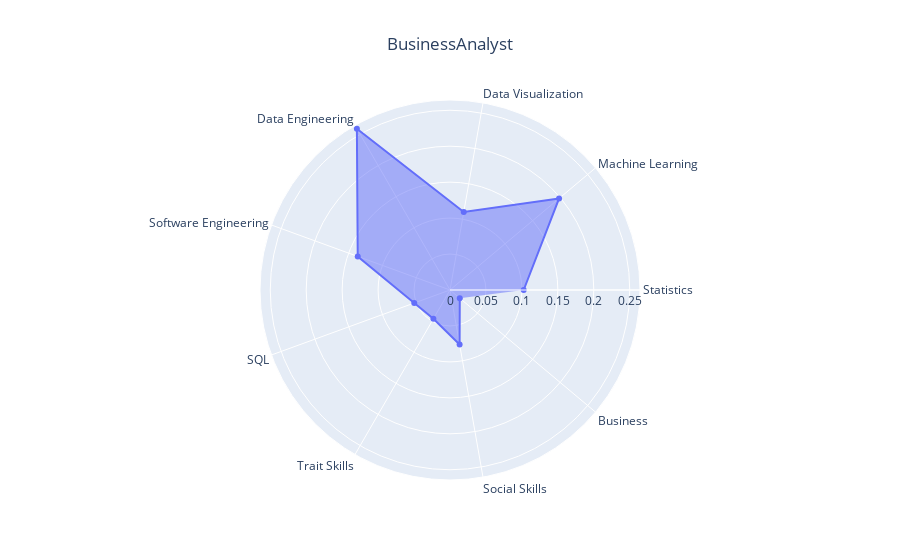
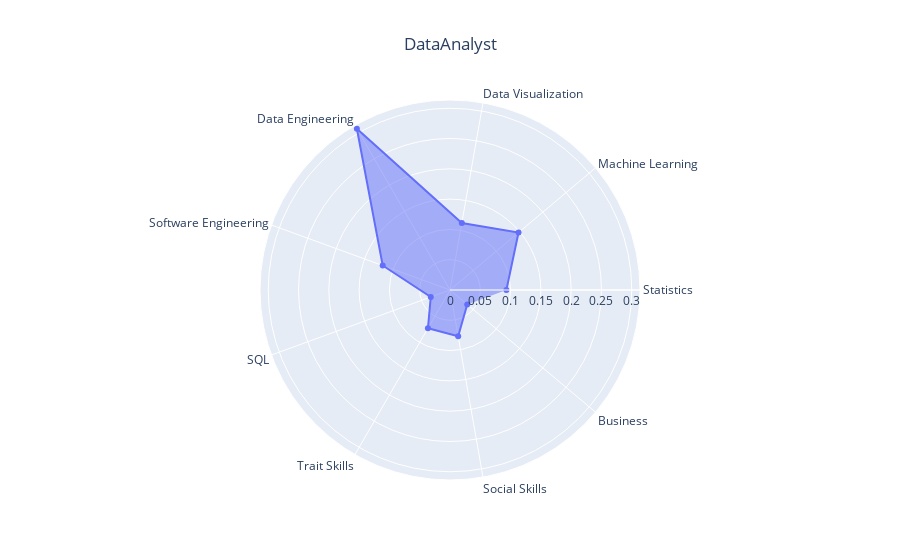
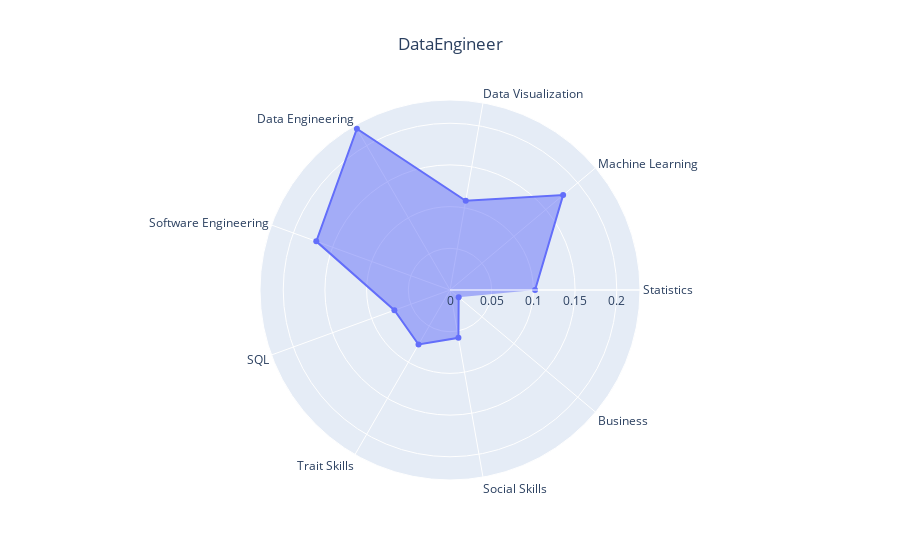
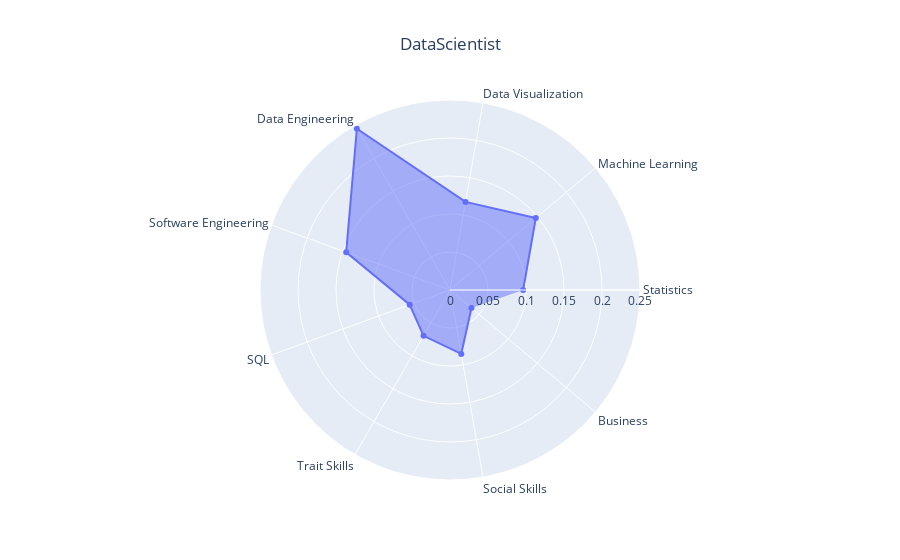

The notebook cell saved with these charts, in order:
### Code cell
## Radar plot by skill importance
for row in job_skill_importance.index:
    radar_plot(df=job_skill_importance, row=row)

### Figure 1 — Plotly figure (JSON) as saved in the notebook; plotly's stock layout.template omitted (floating-point values rounded to 4 significant figures)
{"data": [{"fill": "toself", "r": [0.1025, 0.198, 0.1101, 0.259, 0.1366, 0.05291, 0.04621, 0.07689, 0.01773], "theta": ["Statistics", "Machine Learning", "Data Visualization", "Data Engineering", "Software Engineering", "SQL", "Trait Skills", "Social Skills", "Business"], "type": "scatterpolar"}], "layout": {"polar": {"radialaxis": {"visible": true}}, "showlegend": false, "title": {"text": "BusinessAnalyst", "x": 0.5}}}

### Figure 2 — Plotly figure (JSON) as saved in the notebook; plotly's stock layout.template omitted (floating-point values rounded to 4 significant figures)
{"data": [{"fill": "toself", "r": [0.09308, 0.1477, 0.1122, 0.3074, 0.1182, 0.03378, 0.07286, 0.07755, 0.03711], "theta": ["Statistics", "Machine Learning", "Data Visualization", "Data Engineering", "Software Engineering", "SQL", "Trait Skills", "Social Skills", "Business"], "type": "scatterpolar"}], "layout": {"polar": {"radialaxis": {"visible": true}}, "showlegend": false, "title": {"text": "DataAnalyst", "x": 0.5}}}

### Figure 3 — Plotly figure (JSON) as saved in the notebook; plotly's stock layout.template omitted (floating-point values rounded to 4 significant figures)
{"data": [{"fill": "toself", "r": [0.102, 0.1771, 0.1086, 0.2234, 0.1707, 0.07098, 0.0755, 0.05819, 0.01356], "theta": ["Statistics", "Machine Learning", "Data Visualization", "Data Engineering", "Software Engineering", "SQL", "Trait Skills", "Social Skills", "Business"], "type": "scatterpolar"}], "layout": {"polar": {"radialaxis": {"visible": true}}, "showlegend": false, "title": {"text": "DataEngineer", "x": 0.5}}}

### Figure 4 — Plotly figure (JSON) as saved in the notebook; plotly's stock layout.template omitted (floating-point values rounded to 4 significant figures)
{"data": [{"fill": "toself", "r": [0.09624, 0.1474, 0.1177, 0.2451, 0.1454, 0.05644, 0.06961, 0.08536, 0.03687], "theta": ["Statistics", "Machine Learning", "Data Visualization", "Data Engineering", "Software Engineering", "SQL", "Trait Skills", "Social Skills", "Business"], "type": "scatterpolar"}], "layout": {"polar": {"radialaxis": {"visible": true}}, "showlegend": false, "title": {"text": "DataScientist", "x": 0.5}}}
